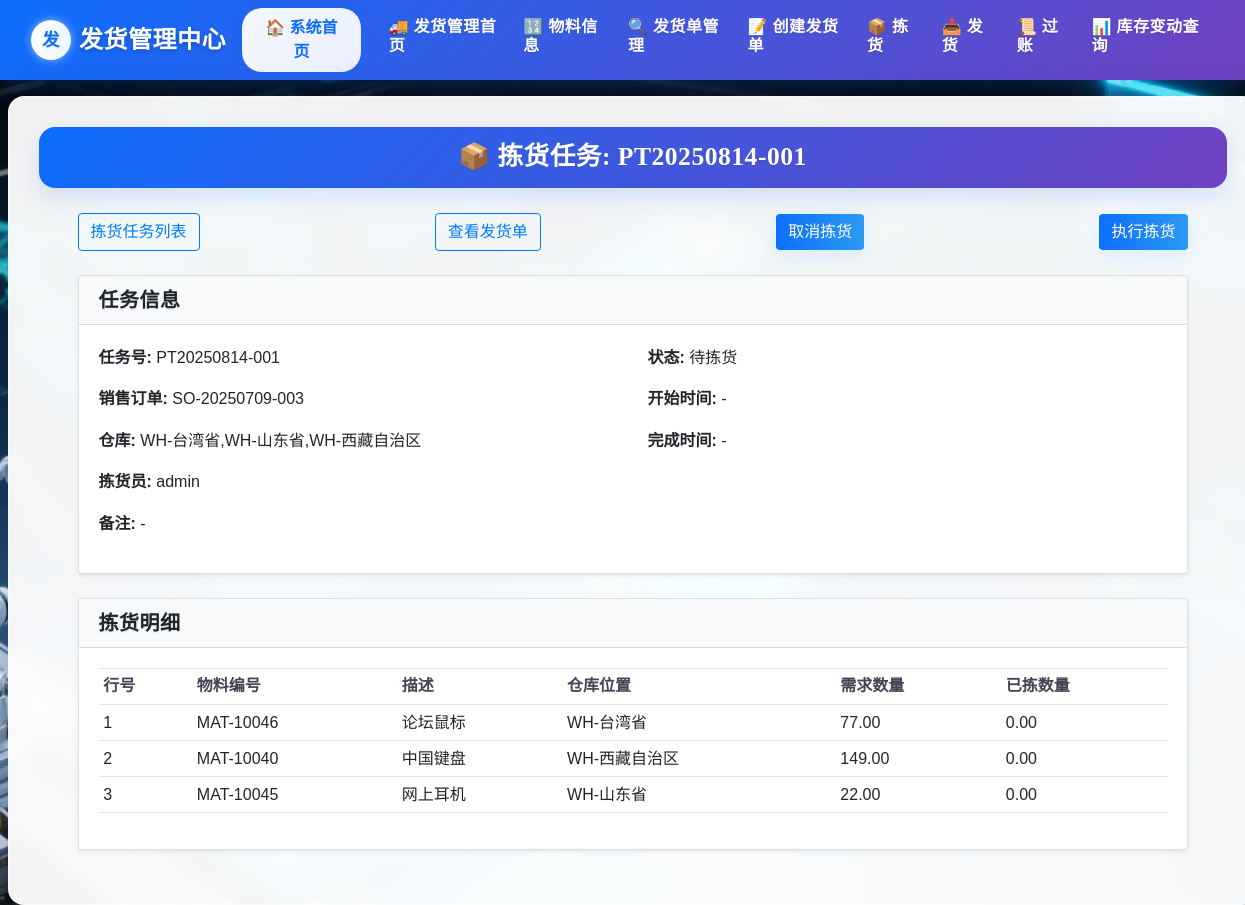
Page /delivery/picking_task/PT20250814-001 (signed in) on the earlier database version.
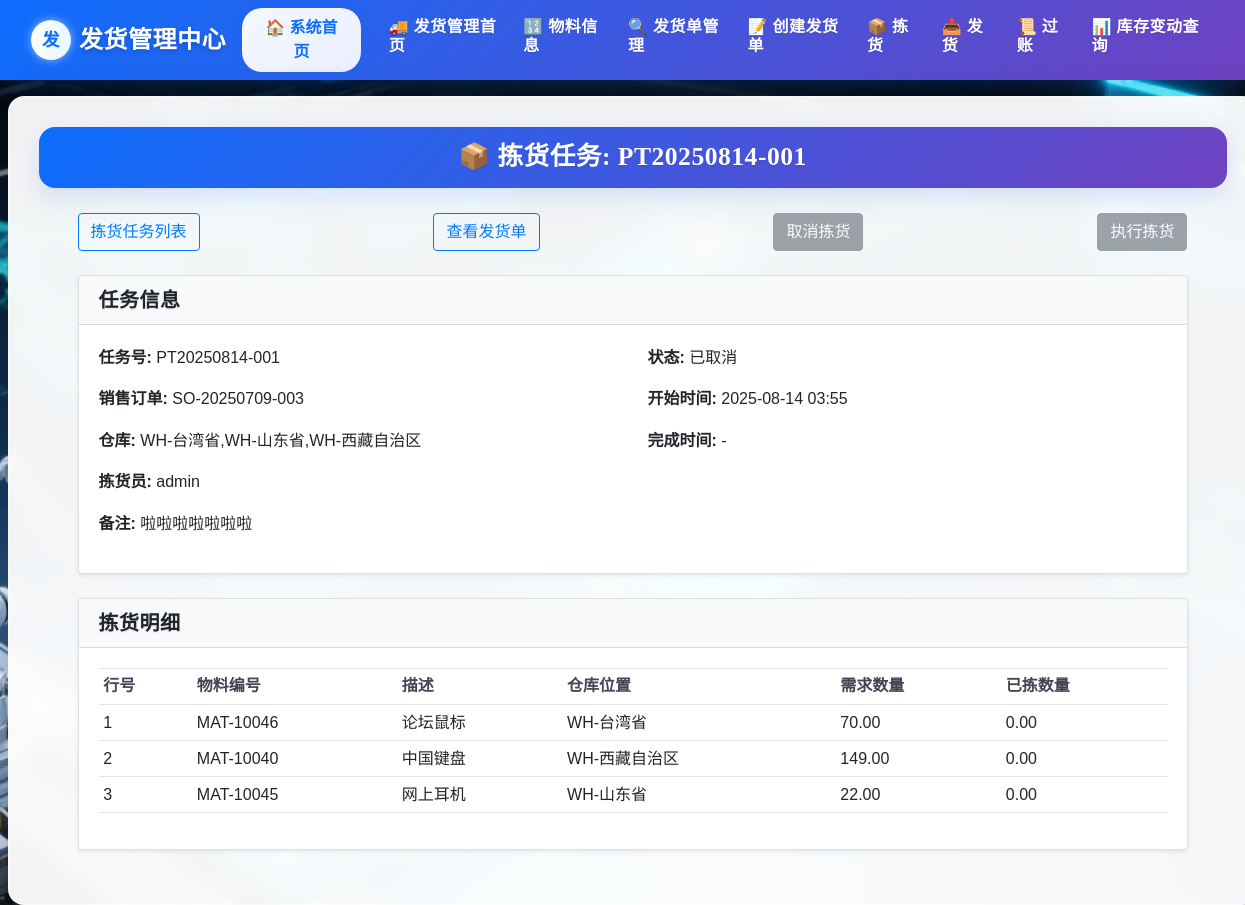
Same page on the later database version.
### delivery/models.py (models this page shows, shortened)
class PickingTask(db.Model):
    __tablename__ = 'PickingTask'
    task_id = db.Column(db.String(255), primary_key=True)
    sales_order_id = db.Column(db.String(255), db.ForeignKey('SalesOrder.sales_order_id'), nullable=False)
    warehouse_code = db.Column(db.String(255), nullable=False)
    status = db.Column(db.String(50))
    picker = db.Column(db.String(255))  # 拣货员
    assigned_at = db.Column(db.DateTime, nullable=True)  # 分配时间
    start_time = db.Column(db.DateTime)
    complete_time = db.Column(db.DateTime)
    remarks = db.Column(db.Text)
    items = db.relationship('PickingTaskItem', backref='picking_task', cascade='all, delete-orphan', lazy=True)
    sales_order = db.relationship('SalesOrder', backref='picking_tasks')
    VALID_TRANSITIONS = {
        '待拣货': ['已完成','已取消'],
        '已完成': [],
        '已取消': []
    }

class PickingTaskItem(db.Model):
    __tablename__ = 'PickingTaskItem'
    task_id = db.Column(db.String(255), db.ForeignKey('PickingTask.task_id'), primary_key=True)
    item_no = db.Column(db.Integer, primary_key=True)
    sales_order_item_no = db.Column(db.Integer, nullable=False)
    material_id = db.Column(db.String(255), db.ForeignKey('Inventory.material_id'), nullable=False)
    required_quantity = db.Column(db.Numeric(10, 2))
    picked_quantity = db.Column(db.Numeric(10, 2))
    unit = db.Column(db.String(50))
    storage_location = db.Column(db.String(255), nullable=True, comment='存储位置')
    material = db.relationship('Inventory')

class Inventory(db.Model):
    __tablename__ = 'Inventory'
    material_id = db.Column(db.String(255), primary_key=True, comment='物料编号')
    description = db.Column(db.String(255), nullable=False, comment='物料描述')
    base_unit = db.Column(db.String(255), nullable=False, comment='基本计量单位')
    storage_location = db.Column(db.String(255), nullable=False, comment='存储位置')
    available_stock = db.Column(db.Numeric(18, 4), nullable=False, server_default=text('0'), comment='可用库存数量')
    physical_stock  = db.Column(db.Numeric(18, 4), nullable=False, server_default=text('0'), comment='账面总库存')
    allocated_stock = db.Column(db.Numeric(18, 4), nullable=False, server_default=text('0'), comment='已分配库存')
    pending_outbound= db.Column(db.Numeric(18, 4), nullable=False, server_default=text('0'), comment='待出库量')

### delivery/views.py (the view)
@delivery_bp.route('/picking_task/<task_id>')
@login_required
def picking_task_detail(task_id):
    task = PickingTask.query.get_or_404(task_id)
    delivery = DeliveryNote.query.filter_by(picking_task_id=task_id).first()
    delivery_items = []
    if delivery:
        delivery_items = DeliveryItem.query.filter_by(delivery_note_id=delivery.delivery_note_id).all()
    return render_template(
        'delivery/picking_task_detail.html',
        task=task,
        delivery=delivery,
        delivery_items=delivery_items
    )

### app.py (called while the page is built)
@login_manager.user_loader
def load_user(user_id):
    return User.query.get(user_id)

### templates/delivery/picking_task_detail.html
{% extends "delivery/base.html" %}
{% block content %}
<div class="form-title-container">
  <h1 class="form-title">📦 拣货任务: {{ task.task_id }}</h1>
</div>
<div class="container mt-4">
  <div class="d-flex justify-content-between align-items-center mb-4">
    <a href="{{ url_for('delivery.picking_task_list') }}" class="btn btn-outline-primary">拣货任务列表</a>
    {% if delivery %}
      <a href="{{ url_for('delivery.delivery_detail', delivery_id=delivery.delivery_note_id) }}" class="btn btn-outline-primary">查看发货单</a>
    {% if task.status == '已取消' %}
            <a href="javascript:void(0);"
          class="btn btn-secondary disabled"
          aria-disabled="true">
            取消拣货
        </a>
    {% else %}
        <a href="{{ url_for('delivery.cancel_picking_task', task_id=task.task_id) }}"
          class="btn btn-primary">
            取消拣货
        </a>
    {% endif %}
    {% if task.status == '待拣货' %}
        <a href="{{ url_for('delivery.confirm_picking_page', delivery_id=delivery.delivery_note_id, task_id=task.task_id) }}"
          class="btn btn-primary">
            执行拣货
        </a>
    {% else %}
        <a href="javascript:void(0);"
          class="btn btn-secondary disabled"
          aria-disabled="true">
            执行拣货
        </a>
    {% endif %}
        {% endif %}
  </div>
  <div class="card shadow-sm mb-4">
    <div class="card-header bg-light"><h5 class="mb-0">任务信息</h5></div>
    <div class="card-body">
      <div class="row">
        <div class="col-md-6">
          <p><strong>任务号:</strong> {{ task.task_id }}</p>
          <p><strong>销售订单:</strong> {{ task.sales_order_id }}</p>
          <p><strong>仓库:</strong> {{ task.warehouse_code }}</p>
          <p><strong>拣货员:</strong> {{ task.picker or '-' }}</p>
        </div>
        <div class="col-md-6">
          <p><strong>状态:</strong> {{ task.status }}</p>
          <p><strong>开始时间:</strong> {{ task.start_time.strftime('%Y-%m-%d %H:%M') if task.start_time else '-' }}</p>
          <p><strong>完成时间:</strong> {{ task.complete_time.strftime('%Y-%m-%d %H:%M') if task.complete_time else '-' }}</p>
        </div>
      </div>
      <p><strong>备注:</strong> {{ task.remarks or '-' }}</p>
    </div>
  </div>
  <div class="card shadow-sm mb-4">
    <div class="card-header bg-light"><h5 class="mb-0">拣货明细</h5></div>
    <div class="card-body">
      <table class="table table-sm">
        <thead>
          <tr>
            <th>行号</th>
            <th>物料编号</th>
            <th>描述</th>
            <th>仓库位置</th>
            <th>需求数量</th>
            <th>已拣数量</th>
          </tr>
        </thead>
        <tbody>
          {% for it in task.items %}
          <tr>
            <td>{{ it.item_no }}</td>
            <td>{{ it.material_id }}</td>
            <td>{{ it.material.description if it.material else '-' }}</td>
            <td>{{ it.storage_location or '-' }}</td>
            <td>{{ "%.2f"|format(it.required_quantity or 0) }}</td>
            <td>{{ "%.2f"|format(it.picked_quantity or 0) }}</td>
          </tr>
          {% else %}
          <tr><td colspan="6" class="text-center">暂无明细</td></tr>
          {% endfor %}
        </tbody>
      </table>
    </div>
  </div>
</div>
{% endblock %}

Differences in the rows shown:
changed PickingTask "PT20250814-001": status "待拣货" → "已取消"; start_time "-" → "2025-08-14 03:55"; remarks "-" → "啦啦啦啦啦啦啦"
changed PickingTaskItem "MAT-10046": required_quantity "77.00" → "70.00"
